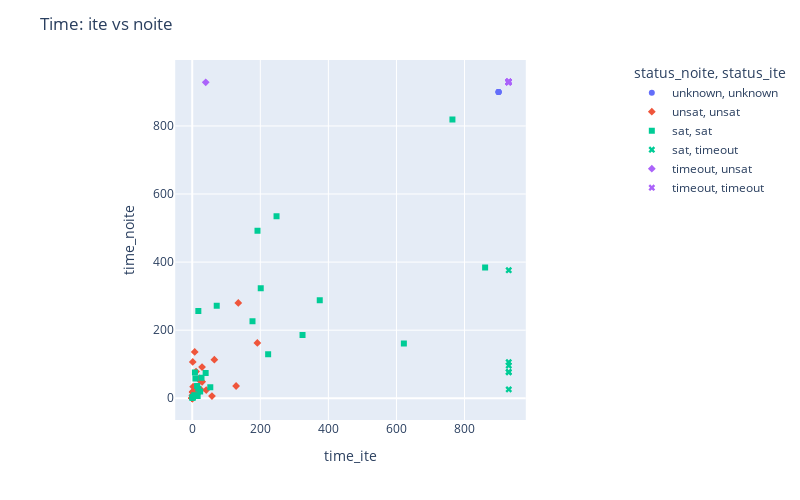

Notebook code cell kept with this figure:
### Code cell
# !{sys.executable} -m pip install plotly nbformat
import plotly.express as px
# interactive graph for data exploration
fig = px.scatter(phi, x="time_ite", y="time_noite", color="status_noite", symbol="status_ite")
fig.update_layout(width=800, height=500, title='Time: ite vs noite')
fig.update_xaxes( range=[phi.time_ite.min() - 50, phi.time_ite.max() + 50],  constrain="domain")
fig.update_yaxes(scaleanchor="x", scaleratio=1)
fig.show()

### Figure 1 — Plotly figure (JSON) as saved in the notebook; plotly's stock layout.template omitted (floating-point values rounded to 4 significant figures)
{"data": [{"hovertemplate": "status_noite=unknown<br>status_ite=unknown<br>time_ite=%{x}<br>time_noite=%{y}<extra></extra>", "legendgroup": "unknown, unknown", "marker": {"color": "#636efa", "symbol": "circle"}, "mode": "markers", "name": "unknown, unknown", "orientation": "v", "showlegend": true, "type": "scatter", "x": [900, 900, 900, 900], "xaxis": "x", "y": [900, 900, 900, 900], "yaxis": "y"}, {"hovertemplate": "status_noite=unsat<br>status_ite=unsat<br>time_ite=%{x}<br>time_noite=%{y}<extra></extra>", "legendgroup": "unsat, unsat", "marker": {"color": "#EF553B", "symbol": "diamond"}, "mode": "markers", "name": "unsat, unsat", "orientation": "v", "showlegend": true, "type": "scatter", "x": [0.01, 0.01, 0.01, 0.01, 0.01, 0.01, 0.01, 0.03, 0.46, 0.24, 0.28, 0.42, 2.08, 1.79, 2.16, 4.18, 1.59, 2.8, 25.8, 0.11, 6.27, 1.51, 57.94, 0.3, 8.48, 7.5, 9.01, 4.12, 1.04, 23.4, 1.5, 41.06, 11.18, 4.08, 20.83, 29.15, 0.99, 28.86, 13.64, 135.3, 2.66, 65.04, 7.27, 191.3, 128.8], "xaxis": "x", "y": [0.01, 0.01, 0.01, 0.01, 0.01, 0.01, 0.01, 0.03, 0.93, 0.54, 0.84, 1.33, 8.48, 2.53, 2.3, 8.04, 2.7, 3.54, 24.57, 0.11, 7.63, 7.24, 6.27, 8.36, 11.23, 15.01, 24.64, 9.17, 17.42, 51.43, 106.8, 24.16, 78.39, 6.22, 58.63, 48.44, 19.28, 91.74, 11.34, 280, 33.92, 113.5, 136.1, 162.4, 35.98], "yaxis": "y"}, {"hovertemplate": "status_noite=sat<br>status_ite=sat<br>time_ite=%{x}<br>time_noite=%{y}<extra></extra>", "legendgroup": "sat, sat", "marker": {"color": "#00cc96", "symbol": "square"}, "mode": "markers", "name": "sat, sat", "orientation": "v", "showlegend": true, "type": "scatter", "x": [0.49, 1.01, 1.97, 5.82, 15.93, 23.25, 10.13, 39.45, 53.05, 7.85, 9.4, 14.2, 27.23, 223.0, 17.8, 621.8, 177.1, 324.1, 860.5, 201.3, 71.97, 764.4, 191.7, 374.7, 247.7, 17.92], "xaxis": "x", "y": [1.41, 1.84, 4.04, 8.85, 6.73, 19.7, 7.5, 74.23, 32.1, 75.5, 57.9, 36.33, 60.22, 129.2, 27.95, 160.6, 226.2, 185.6, 383.9, 322.9, 271.7, 819.0, 491.9, 288, 534.8, 256.6], "yaxis": "y"}, {"hovertemplate": "status_noite=sat<br>status_ite=timeout<br>time_ite=%{x}<br>time_noite=%{y}<extra></extra>", "legendgroup": "sat, timeout", "marker": {"color": "#00cc96", "symbol": "x"}, "mode": "markers", "name": "sat, timeout", "orientation": "v", "showlegend": true, "type": "scatter", "x": [929.9, 929.8, 929.8, 929.9, 929.9, 929.8], "xaxis": "x", "y": [26.06, 77.36, 106.0, 76.24, 96.07, 376.2], "yaxis": "y"}, {"hovertemplate": "status_noite=timeout<br>status_ite=unsat<br>time_ite=%{x}<br>time_noite=%{y}<extra></extra>", "legendgroup": "timeout, unsat", "marker": {"color": "#ab63fa", "symbol": "diamond"}, "mode": "markers", "name": "timeout, unsat", "orientation": "v", "showlegend": true, "type": "scatter", "x": [39.66], "xaxis": "x", "y": [928.1], "yaxis": "y"}, {"hovertemplate": "status_noite=timeout<br>status_ite=timeout<br>time_ite=%{x}<br>time_noite=%{y}<extra></extra>", "legendgroup": "timeout, timeout", "marker": {"color": "#ab63fa", "symbol": "x"}, "mode": "markers", "name": "timeout, timeout", "orientation": "v", "showlegend": true, "type": "scatter", "x": [929.6, 929.9, 929.4, 929.7, 929.2, 929.1, 929.6, 929.5, 929.9, 929.0, 929.0, 929.8, 929.3, 928.7, 928.8, 929.8, 928.8], "xaxis": "x", "y": [929.7, 929.8, 929.3, 929.7, 929.2, 929.4, 929.5, 929.2, 929.9, 928.6, 928.5, 929.8, 929.2, 928.6, 928.6, 929.7, 928.7], "yaxis": "y"}], "layout": {"height": 500, "legend": {"title": {"text": "status_noite, status_ite"}, "tracegroupgap": 0}, "margin": {"t": 60}, "title": {"text": "Time: ite vs noite"}, "width": 800, "xaxis": {"anchor": "y", "constrain": "domain", "domain": [0, 1], "range": [-49.99, 979.9], "title": {"text": "time_ite"}}, "yaxis": {"anchor": "x", "domain": [0, 1], "scaleanchor": "x", "scaleratio": 1, "title": {"text": "time_noite"}}}}
